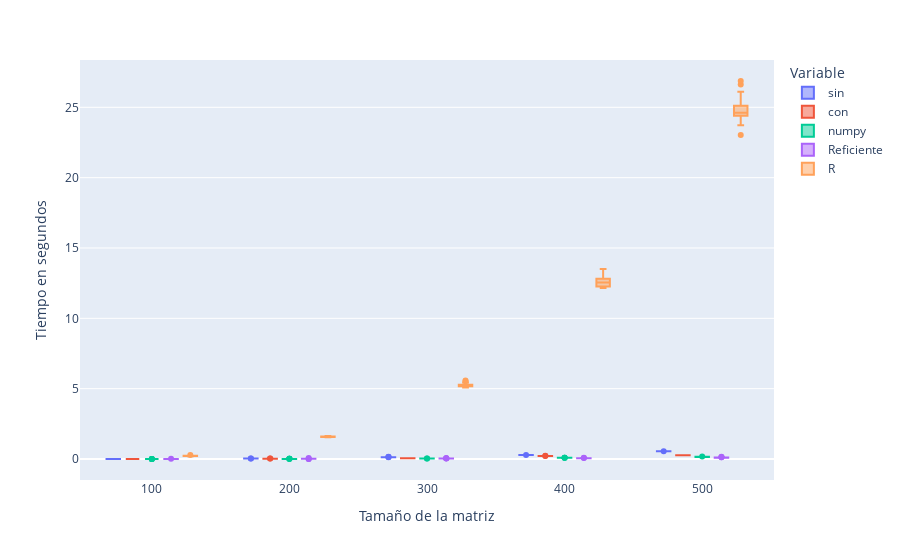

The code cell stored with this chart in its notebook:
### Code cell
fig = px.box(df, x="experiment", y="Valor", color='Variable', labels=labels)
fig.show()

### Figure 1 — Plotly figure (JSON) as saved in the notebook; plotly's stock layout.template omitted (floating-point values rounded to 4 significant figures; data arrays with more than 128 entries replaced by an {"elided": "..."} marker saying what was removed)
{"data": [{"alignmentgroup": "True", "hovertemplate": "Variable=sin<br>Tamaño de la matriz=%{x}<br>Tiempo en segundos=%{y}<extra></extra>", "legendgroup": "sin", "marker": {"color": "#636efa"}, "name": "sin", "notched": false, "offsetgroup": "sin", "orientation": "v", "showlegend": true, "type": "box", "x": {"elided": "150 int values"}, "x0": " ", "xaxis": "x", "y": {"elided": "150 float values"}, "y0": " ", "yaxis": "y"}, {"alignmentgroup": "True", "hovertemplate": "Variable=con<br>Tamaño de la matriz=%{x}<br>Tiempo en segundos=%{y}<extra></extra>", "legendgroup": "con", "marker": {"color": "#EF553B"}, "name": "con", "notched": false, "offsetgroup": "con", "orientation": "v", "showlegend": true, "type": "box", "x": {"elided": "150 int values"}, "x0": " ", "xaxis": "x", "y": {"elided": "150 float values"}, "y0": " ", "yaxis": "y"}, {"alignmentgroup": "True", "hovertemplate": "Variable=numpy<br>Tamaño de la matriz=%{x}<br>Tiempo en segundos=%{y}<extra></extra>", "legendgroup": "numpy", "marker": {"color": "#00cc96"}, "name": "numpy", "notched": false, "offsetgroup": "numpy", "orientation": "v", "showlegend": true, "type": "box", "x": {"elided": "150 int values"}, "x0": " ", "xaxis": "x", "y": {"elided": "150 float values"}, "y0": " ", "yaxis": "y"}, {"alignmentgroup": "True", "hovertemplate": "Variable=Reficiente<br>Tamaño de la matriz=%{x}<br>Tiempo en segundos=%{y}<extra></extra>", "legendgroup": "Reficiente", "marker": {"color": "#ab63fa"}, "name": "Reficiente", "notched": false, "offsetgroup": "Reficiente", "orientation": "v", "showlegend": true, "type": "box", "x": {"elided": "150 int values"}, "x0": " ", "xaxis": "x", "y": {"elided": "150 float values"}, "y0": " ", "yaxis": "y"}, {"alignmentgroup": "True", "hovertemplate": "Variable=R<br>Tamaño de la matriz=%{x}<br>Tiempo en segundos=%{y}<extra></extra>", "legendgroup": "R", "marker": {"color": "#FFA15A"}, "name": "R", "notched": false, "offsetgroup": "R", "orientation": "v", "showlegend": true, "type": "box", "x": {"elided": "150 int values"}, "x0": " ", "xaxis": "x", "y": {"elided": "150 float values"}, "y0": " ", "yaxis": "y"}], "layout": {"boxmode": "group", "legend": {"title": {"text": "Variable"}, "tracegroupgap": 0}, "margin": {"t": 60}, "xaxis": {"anchor": "y", "domain": [0, 1], "title": {"text": "Tamaño de la matriz"}}, "yaxis": {"anchor": "x", "domain": [0, 1], "title": {"text": "Tiempo en segundos"}}}}
